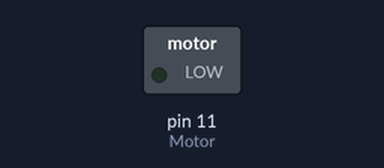
A sketch run on a simulated Arduino Uno, built with avr-gcc and run on an emulated ATmega328P. On the bench: switched loads named in the sketch (green lamp = pin HIGH).

Above: at 0.1 s.
At 119.4 s:
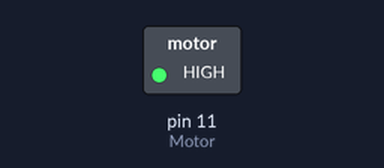
Timing chart, 0 to 121.8 s (numbered marks = the images above):
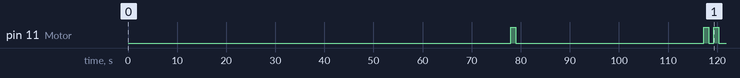

The sketch:

dh_lib-sketch-shell.ino
```cpp
/*
  Code shell for Feeling Data and Affective Solidarity

The vibration motor pulses in intervals of a TBD duration; each pulse
represents one of your data points. The data is from [insert data source].

One [day/month/year] =  your duration. For ours, one day = 39.3 seconds or 39300.

Based on code by Kim Brillante Knight. The code below is provided to let you get started.

Our basic, one incident on one day function looks like this:
  digitalWrite(Motor, HIGH); // Turns the vibration motor (defined as a variable below) on
      delay(1000); // waits for one second
      digitalWrite(Motor, LOW); //Turns the vibratin motor off
      delay(38300); // waits 38.3 seconds; this delay, plus the one above = 39.3 seconds, or the equivalent of one day in our sketch
*/

int Motor = 11;

// the setup function runs once when you press reset or power the board
void setup() {
  // initialize digital pin Motor as an output.
  pinMode(Motor, OUTPUT);
}

// the loop function runs over and over again forever
void loop() {
  // January 2016 (label your time period however makes sense to you)
  /* You may need an initial delay if your first data point is not at the beginning
   *  of the time period that your data spans. For example, our data was all of 2016,
   *  but our first incident/data point was not until January 3. So we set an initial delay
   *  to wait the equivalent of two "days" before the first function starts.
   */
  delay(78000); // wait for 79 seconds;
  //January 3
digitalWrite(Motor, HIGH);   // Germonta Wallace (we commented in the names of people killed)
  // turn the motor on by making the voltage HIGH
  delay(1000);                       // wait for a second
  digitalWrite(Motor, LOW);    // turn the motor off by making the voltage LOW
  delay(38300);               // wait for 38.3 seconds
  //January 4 - this is a day with multiple incidents or data points on one day
digitalWrite(Motor, HIGH);   // Eric John Senegal
  delay(1000);
  digitalWrite(Motor, LOW);
  delay(1000);
digitalWrite(Motor, HIGH);  // Rodney Turner
  delay(1000);
  digitalWrite(Motor, LOW);
  delay(36300);
  // January 5 - A day with only one incident or data point
digitalWrite(Motor, HIGH);   // Carlton Antonio Murphy
  delay(1000);
  digitalWrite(Motor, LOW);
  delay(38300);
  // January 6 - And here is a day with no incidents or data points
  delay(39300);

}
```

Measured:
- by itself, pin 11 (Motor): goes HIGH 1.0 s, LOW 38.3 s, HIGH 1.0 s, LOW 1.0 s, HIGH 1.0 s, then LOW
